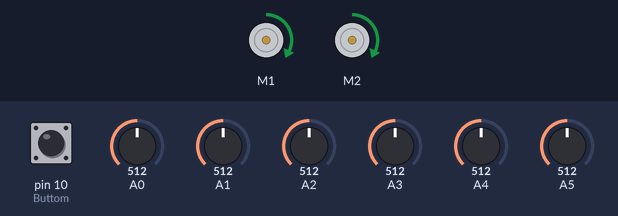
Simulated run of this sketch. Board: Arduino Uno, built with avr-gcc and run on an emulated ATmega328P. Shown: 2 × DC motor (green arrow = forward, orange = backward, longer = faster). Inputs (shaded band) come from the test bench; at power-on: A0 = 512, A1 = 512, A2 = 512, A4 = 512, A5 = 512, A3 = 512, pin 10 (Buttom) LOW.

Above: at 5.8 s.
5.9 s: A0 set to 716
At 6.6 s:
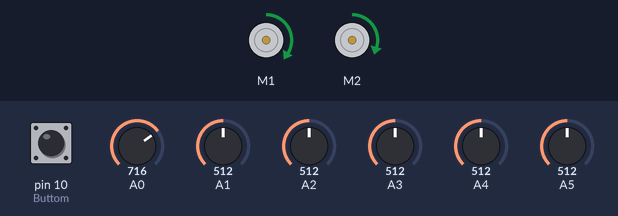
7.4 s: A1 set to 716
At 8.6 s:
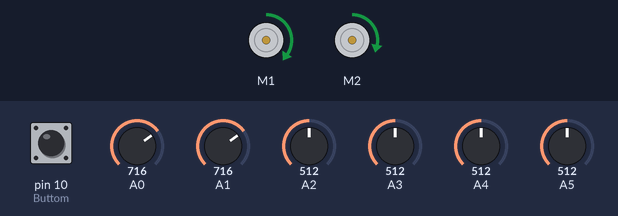
8.9 s: A2 set to 716
At 10.0 s:
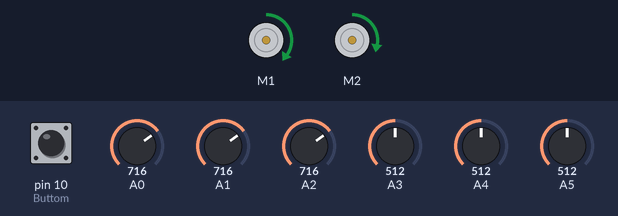
10.4 s: A4 set to 716
At 11.2 s:
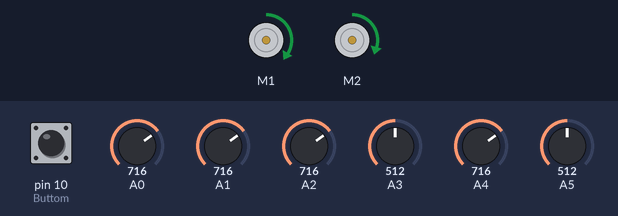
11.9 s: A5 set to 716
At 12.2 s:
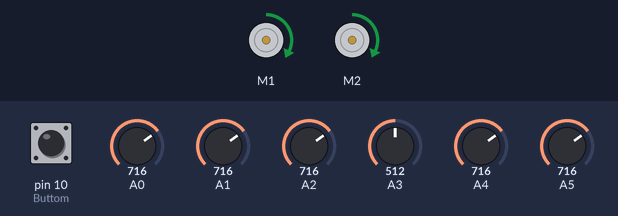
13.4 s: A3 set to 716
At 14.6 s:
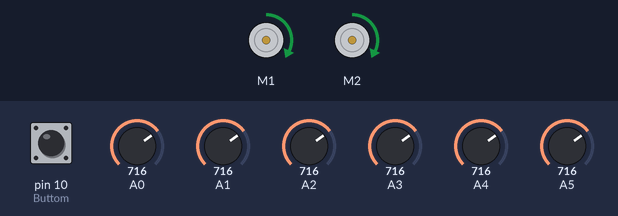
Timing chart, 0 to 15.9 s (numbered marks = the images above; inputs shaded):
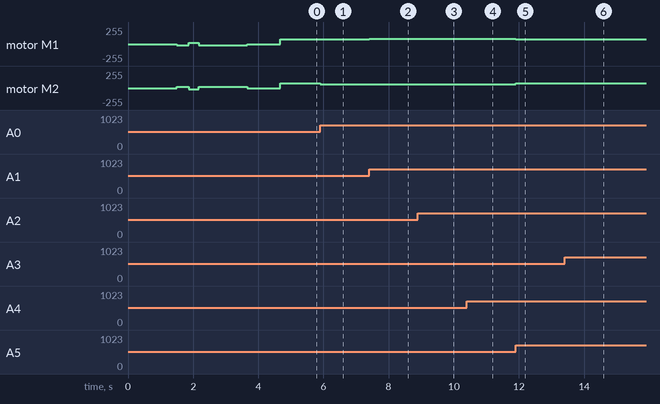

Measured:
- after the input at 5.9 s, motor M1: forward 70/255 → forward 75/255 at once; motor M2: forward 70/255 → forward 60/255 at once
- after the input at 7.4 s, motor M1: forward 75/255 → forward 78/255 at once; motor M2: forward 60/255 → forward 55/255 at once
- after the input at 8.9 s, motor M1: forward 78/255 → forward 79/255 at once; motor M2: forward 55/255 → forward 54/255 at once
- after the input at 10.4 s, motor M1: forward 79/255 → forward 76/255 at once; motor M2: forward 54/255 → forward 60/255 at once
- after the input at 11.9 s, motor M1: forward 76/255 → forward 70/255 at once; motor M2: forward 60/255 → forward 68/255 at once
- after the input at 13.4 s, motor M2: forward 68/255 → forward 70/255 at once

The sketch:

Line_Control_V1.ino
```cpp
// V 1.0 DEVELOPED BY: HAROLD F. MURCIA -> OCTUBRE 26 de 2015
//
// This code was developed for Line follower Robots with a differential topology.
// The project must be compatible with Pololu sensors and motors, the system is be
// an Arduino board or a BabyOrangutan board.
//
//The Control is a simple PD, with a initial tune for a regular performance.
// To improve the performance the control parameters must be re-tuned.

// Is important to config the number of sensors, the sensor pins and the type of boar (Analog or Digital)

//////////////////////////////////////////////////////////////////////////////////


#include <QTRSensors.h>
#include <OrangutanMotors.h>  // For BabyOrangutan

//////////////////////////////////////////////// VARIABLES

#define NUM_SENSORS             6  // number of sensors used
#define NUM_SAMPLES_PER_SENSOR  4  // average 4 analog samples per sensor reading
#define EMITTER_PIN             QTR_EMITTERS_OFF  // emitter off
#define TIMEOUT       2500  //

#define LED                   9 // Enable driver
#define Buttom                10 // Enable driver
#define Motor_Up_Limit        255 // Upper motor Limit
#define Motor_Low_Limit       -50 //Lowesr motor limit
#define wait_time             1000 // Time in milliSeconds before RUN


// TIPE BOARD
String Robot="BABY";                  // PUT ARDUINO or BABY as appropriate
String S_Board="ANALOG";                 // PUT ANALOG or DIGITAL as appropriate


// sensors 0 through 5 are connected to analog inputs 0 through 5, respectively
// Comment for digital Pololu sensor board
QTRSensorsAnalog qtra((unsigned char[]) {0, 1, 2, 3, 4, 5}, NUM_SENSORS, NUM_SAMPLES_PER_SENSOR, EMITTER_PIN);


// Comment for Analog Pololu sensor board
//QTRSensorsRC qtrrc((unsigned char[]) {0, 1, 2, 3, 4, 5, 6, 7},
//NUM_SENSORS, TIMEOUT, EMITTER_PIN);
unsigned int sensorValues[NUM_SENSORS];

// Motors
OrangutanMotors motors;

// TIME VARIABLES
float Ts=2000;                            // Sample Time
float tic=0,toc=0,t_elapsed=0;            // Time measurement


// CONTROL VARIABLES
float Kp=0.05, Td=0.016, Up=0, Ud=0, U=0, UL=0, UR=0;
unsigned int position=2500;
float error=0,error_1=0;
float MX_Value=70.0,MN_Value=40.0, Max=0;

// CALIBRATION VARIABLES
float velcalibrate=20;   // Power on motors to auto - calibration


////////////////////////////////////////////// FUNCTIONS


void setup(){

  int val = 0;  // Buttom initial
  val = digitalRead(Buttom);

  if(Robot=="BABY"){
    motors.setSpeeds(0,0);// Motores detenidos
  }else{
    ;
  }

  // Press to calibrate
  digitalWrite(LED, HIGH);
  while (val == HIGH){
   digitalWrite(LED, LOW);
   val = digitalRead(Buttom);
  }

//-------------Start Calibrating Sensors--------------------------------------//

  delay(1500);
  digitalWrite(LED, HIGH);// Enciende el leds para indicar que se esta calibrando.
    for (int counter=0; counter<48; counter++){
    if (counter < 8 || counter >= 15)
      OrangutanMotors::setSpeeds(-velcalibrate, velcalibrate);
    else
      OrangutanMotors::setSpeeds(velcalibrate, -velcalibrate);
      if(S_Board=="ANALOG"){
        qtra.calibrate();
      }else{
      //  qtrc.calibrate();
      }
   delay(20);
  }

  digitalWrite(LED, LOW);     // Apaga el led para indicar que se termino la calibracion.

  if(Robot=="BABY"){
    OrangutanMotors::setSpeeds(0, 0);
  }else{
    ;
  }

  //---------------------------Fin Calibracion de Sensores----------------------------------------------------//
  pinMode(Buttom,INPUT);

  // Press to wait and run
  val = digitalRead(Buttom);
  while (val == HIGH){
   digitalWrite(LED, LOW);
   val = digitalRead(Buttom);
  }
  digitalWrite(LED, HIGH);
  delay(wait_time); // Retardo X segundos antes de Empezar a andar
  digitalWrite(LED, LOW);
}


void loop(){

  tic=micros();

  if(S_Board=="ANALOG") {
    position = qtra.readLine(sensorValues);
  }else{
//    position = qtrrc.readLine(sensorValues);
  }

  error=2500.0 -(float)position;   // Calculate of error
  Up=error*Kp;                   // Proportional
  Ud=Kp*Td/(Ts/1000000.0)*(error-error_1);  //Control Action
  U=Up+Ud;                                  //Derivative Action
  error_1=error;

  Max=((-MX_Value + MN_Value)/2500.0)*abs(error) + MX_Value;  // speed tunnel

  UR= Max-U;  // Right Action
  UL= Max+U;  // Left Action

  if(abs(error)<50.0){
    digitalWrite(LED, HIGH);
  }else{
    digitalWrite(LED, LOW);
  }

  // Right Upper Limit
  if(UR>=Motor_Up_Limit){UR=Motor_Up_Limit;}

  // LEFT Upper Limit
  if(UL>=Motor_Up_Limit){UL=Motor_Up_Limit;}

  // Right Lower Limit
  if(UR<=Motor_Low_Limit){UR=Motor_Low_Limit;}

  // LEFT Lower Limit
  if(UL<=Motor_Low_Limit){UL=Motor_Low_Limit;}

  if(Robot=="BABY"){
    OrangutanMotors::setSpeeds(UL, UR);
  }else{
    ;
  }

  toc=micros();
  t_elapsed=(toc-tic);

  while(t_elapsed<Ts){
    toc=micros();
    t_elapsed=(toc-tic);
   }

};
```
